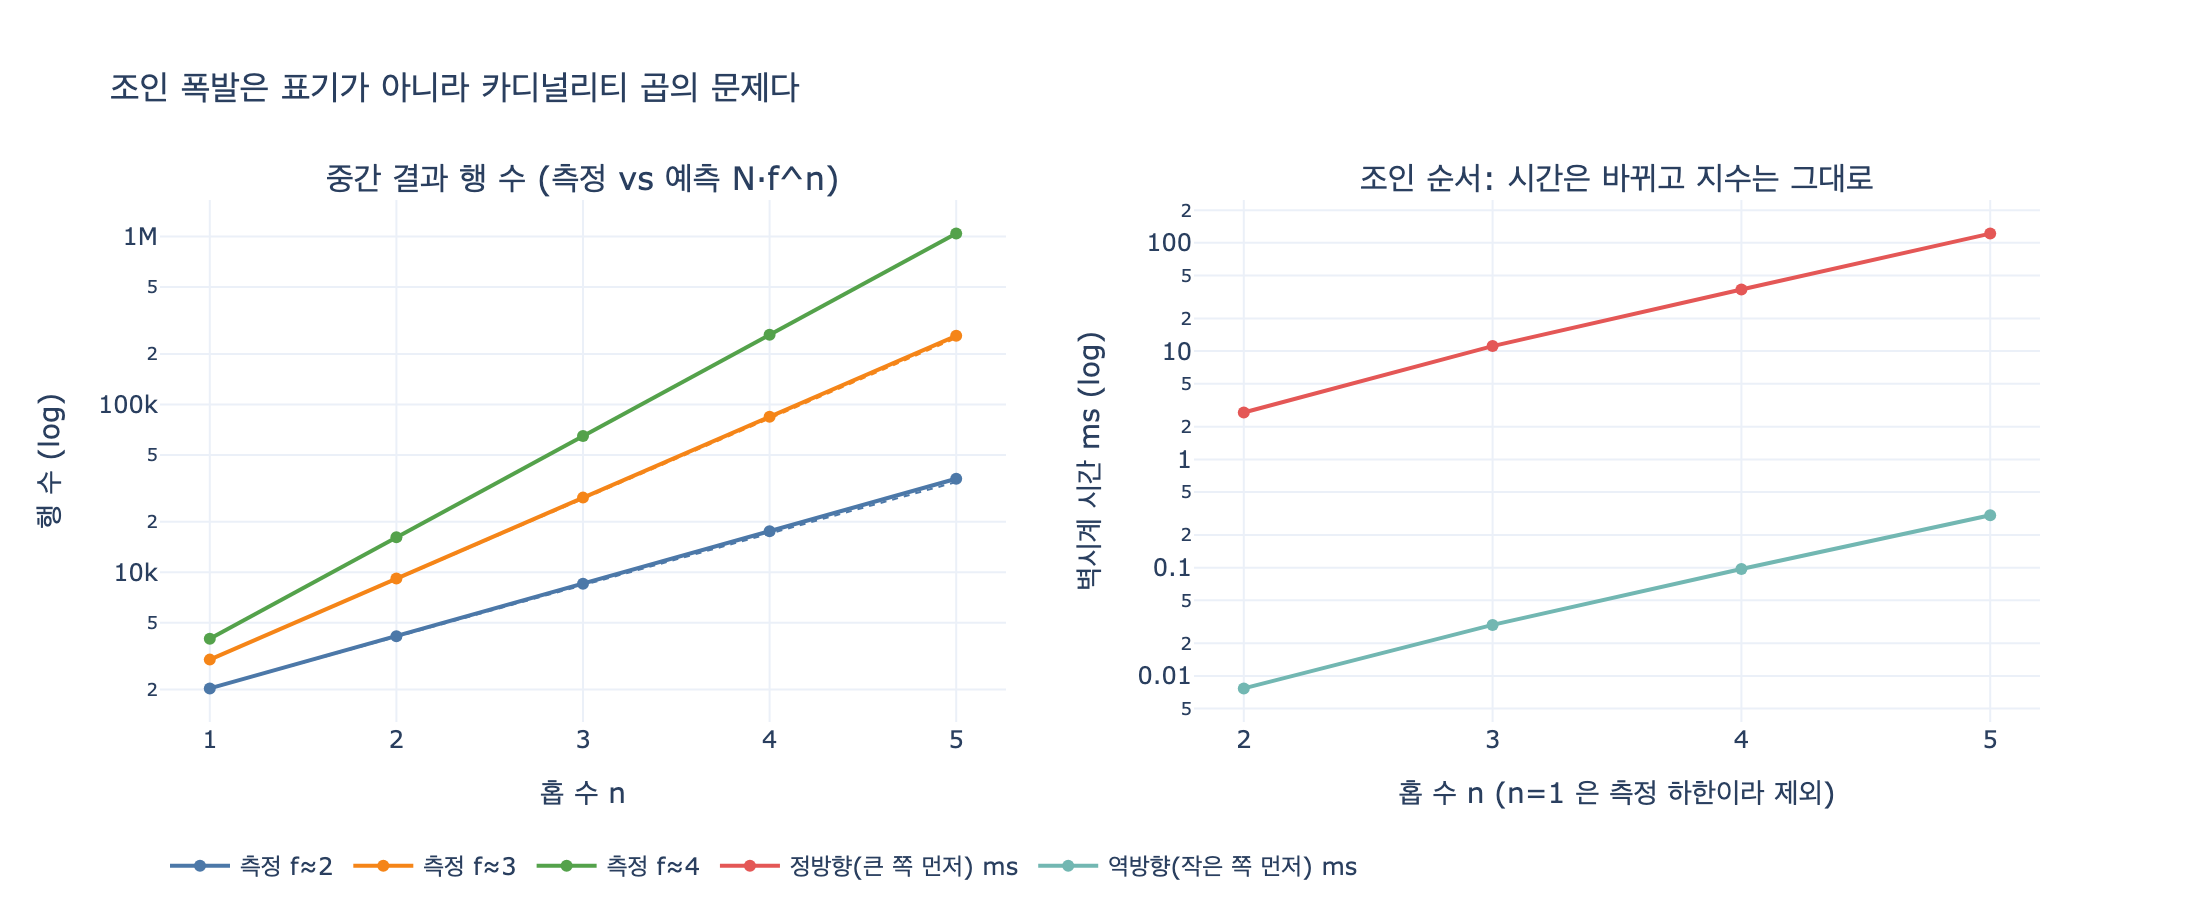

Generate this figure with Python:
# 필요 패키지: plotly, kaleido  (sqlite3 는 표준 라이브러리)
#   pip install plotly kaleido
#
# 확인 시점: Python 3.13, sqlite3(내장), plotly 6.8.0
#
# 주제: SQL/PGQ 로 «표기»를 바꿔도 조인 폭발은 남는다.
#       폭발은 문법이 아니라 «중간 결과의 카디널리티 곱»에서 나온다는 것을 재어서 본다.

# %% [markdown]
# # SQL/PGQ 로 옮겨도 남는 문제: 조인 폭발
#
# 11장 예제 4(`ex4_sql_pgq.py`)의 마지막 문장이 이 카드의 답입니다.
#
# > 옮기지 않아도 된다는 게 공짜라는 뜻은 아니다.
# > 조인 폭발은 그대로 남는다(3장). 저장 위치가 아니라 «따라가는 값»이 문제였으니까.
#
# 이 노트북에서 확인할 것:
#
# 1. 평균 팬아웃 $f$ 를 조절할 수 있는 합성 그래프를 sqlite3 에 만든다.
# 2. $n$-홉 조인 사슬의 **접두 조인**($1..n$ 단계)마다 실제 행 수를 센다.
# 3. 해석식 $|R_n| \approx N \cdot f^{\,n}$ 과 맞춰 본다.
# 4. 조인 순서를 «작은 쪽»에서 시작하도록 바꾸면 **벽시계 시간**은 줄지만
#    $n$ 에 대한 **지수**는 그대로임을 확인한다.
#
# 핵심 구분:
#
# | 바뀌는 것 (SQL/PGQ 가 주는 것) | 바뀌지 않는 것 |
# |---|---|
# | 표기 — `MATCH (a)-[:E]->(b)` 패턴 | 중간 결과 크기 $N \cdot f^n$ |
# | 데이터 이동 불필요 (두 벌 운영 회피) | 카디널리티 곱, 지수의 밑 $f$ |
# | 사람이 읽는 의도 표현 | 실행 엔진이 실제로 만드는 행 수 |

# %%
import sqlite3
import random
import time
import os


def _show(fig):
    try:
        from IPython import get_ipython
        if get_ipython() is not None:  # VSCode 셀/Jupyter에서만 렌더링
            fig.show()
    except ImportError:
        pass


HERE = os.path.dirname(os.path.abspath(__file__)) if "__file__" in dir() else os.getcwd()
print("작업 디렉터리:", os.path.basename(HERE))
# 출력: 작업 디렉터리: bd811513-3180-4352-b6ef-133adacfbadc


# %% [markdown]
# ## 1. 팬아웃 $f$ 를 조절하는 합성 그래프
#
# 노드 $N$ 개, 각 노드의 출차수(out-degree)를 $\{f-1, f, f+1\}$ 에서 균등하게 뽑습니다.
# 그러면 평균 팬아웃이 정확히 $f$ 이고, 도착 노드를 균등 무작위로 고르므로
# 길이 $n$ 인 **걷기(walk)** 의 기대 개수는
#
# $$\mathbb{E}\,|R_n| \;=\; N \cdot f^{\,n}$$
#
# 이 됩니다. 이것이 «따라가는 값»이 만드는 지수입니다.
# 테이블 한 장짜리 관계형 스키마(`edge(src, dst)`)라는 점을 눈여겨보세요.
# 저장 위치는 계속 관계형입니다.

# %%
def build(n_nodes: int, fanout: int, seed: int = 42) -> sqlite3.Connection:
    """평균 팬아웃이 fanout 인 방향 그래프를 sqlite3 메모리 DB에 만든다."""
    rnd = random.Random(seed)
    con = sqlite3.connect(":memory:")
    con.executescript("""
        CREATE TABLE node (id INTEGER PRIMARY KEY);
        CREATE TABLE edge (src INTEGER, dst INTEGER);
    """)
    con.executemany("INSERT INTO node VALUES (?)", [(i,) for i in range(n_nodes)])
    rows = []
    for src in range(n_nodes):
        deg = rnd.choice([fanout - 1, fanout, fanout + 1])
        for _ in range(deg):
            rows.append((src, rnd.randrange(n_nodes)))
    con.executemany("INSERT INTO edge VALUES (?,?)", rows)
    con.executescript("""
        CREATE INDEX ix_edge_src ON edge(src);
        CREATE INDEX ix_edge_dst ON edge(dst);
    """)
    con.commit()
    return con


con = build(n_nodes=2000, fanout=3)
n_edges = con.execute("SELECT COUNT(*) FROM edge").fetchone()[0]
print(f"노드 2000개, 엣지 {n_edges}개, 실측 평균 팬아웃 = {n_edges / 2000:.3f}")
# 출력: 노드 2000개, 엣지 6051개, 실측 평균 팬아웃 = 3.026


# %% [markdown]
# ## 2. 같은 질문, 두 가지 표기
#
# 「$n$ 홉 떨어진 쌍을 모두 찾아라」를 SQL/PGQ 표기와 평범한 SQL 로 각각 씁니다.
# 아래 PGQ 문장은 sqlite3 가 이해하지 못합니다(구현이 아직 안 퍼졌습니다).
# 중요한 건 **두 표기가 같은 조인 사슬로 내려온다**는 점입니다.

# %%
PGQ_TEXT = """
-- SQL/PGQ (ISO/IEC 9075-16:2023) — 테이블은 그대로 두고 그래프 «뷰»만 얹는다
CREATE PROPERTY GRAPH g
  VERTEX TABLES (node KEY (id) LABEL N PROPERTIES (id))
  EDGE TABLES (edge SOURCE KEY (src) REFERENCES node (id)
                    DESTINATION KEY (dst) REFERENCES node (id) LABEL E);

SELECT COUNT(*) FROM GRAPH_TABLE (g
  MATCH (a IS N)-[IS E]->{4}(b IS N)      -- 4홉
  COLUMNS (a.id, b.id)
);
"""


def chain_sql(n: int, count_only: bool = True) -> str:
    """n 홉 조인 사슬. PGQ 의 -[IS E]->{n} 이 실제로 내려오는 모양."""
    sel = "COUNT(*)" if count_only else f"e1.src AS a, e{n}.dst AS b"
    body = "FROM edge e1"
    for k in range(2, n + 1):
        body += f" JOIN edge e{k} ON e{k}.src = e{k - 1}.dst"
    return f"SELECT {sel} {body}"


print(PGQ_TEXT)
print("같은 뜻의 평범한 SQL (4홉):")
print(" ", chain_sql(4))
# 출력: (PGQ 문장 전문이 그대로 출력된 뒤)
#   같은 뜻의 평범한 SQL (4홉):
#     SELECT COUNT(*) FROM edge e1 JOIN edge e2 ON e2.src = e1.dst
#     JOIN edge e3 ON e3.src = e2.dst JOIN edge e4 ON e4.src = e3.dst
#   → PGQ 의 ->{4} 는 «네 번 조인»의 다른 표기일 뿐이다. 비용은 조인 쪽에 그대로 남는다.


# %% [markdown]
# ## 3. 접두 조인마다 실제 행 수를 센다
#
# $n = 1 \ldots 5$ 에 대해 실제 `COUNT(*)` 와 해석식 $N \cdot f^{\,n}$ 을 비교합니다.

# %%
def measure(con, max_n: int, n_nodes: int, fanout: float):
    out = []
    for n in range(1, max_n + 1):
        q = chain_sql(n)
        t0 = time.perf_counter()
        rows = con.execute(q).fetchone()[0]
        ms = (time.perf_counter() - t0) * 1000
        pred = n_nodes * fanout ** n
        out.append((n, rows, pred, ms))
    return out


rows_f3 = measure(con, 5, 2000, n_edges / 2000)
print(f"{'홉':>3} {'실측 행수':>12} {'예측 N·f^n':>14} {'비율':>7} {'시간(ms)':>10}")
for n, rows, pred, ms in rows_f3:
    print(f"{n:>3} {rows:>12,} {pred:>14,.0f} {rows / pred:>7.3f} {ms:>10.1f}")
# 출력:
#   홉        실측 행수       예측 N·f^n      비율     시간(ms)
#   1        6,051          6,051   1.000        0.0
#   2       18,332         18,307   1.001        1.0
#   3       55,587         55,389   1.004        4.7
#   4      168,385        167,579   1.005       16.0
#   5      510,081        507,009   1.006       51.9


# %% [markdown]
# 실측/예측 비율이 1.000 근처에 붙어 있습니다.
# **한 홉 늘 때마다 행 수가 $f$ 배**입니다. 이것이 조인 폭발이고,
# 이 곱셈은 `edge` 테이블이 관계형이라서 생긴 게 아니라
# 「한 노드에서 평균 $f$ 개를 따라간다」는 데이터의 성질에서 나옵니다.
# 그래서 문법을 PGQ 로 바꿔도 사라지지 않습니다.

# %%
# 팬아웃을 바꾸면 지수의 «밑»이 바뀐다. 문법과 무관하다.
sweep = {}
for f in (2, 3, 4):
    c2 = build(n_nodes=1000, fanout=f)
    e2 = c2.execute("SELECT COUNT(*) FROM edge").fetchone()[0]
    sweep[f] = measure(c2, 5, 1000, e2 / 1000)
    c2.close()

for f, res in sweep.items():
    print(f"f≈{f}: " + " → ".join(f"{r[1]:,}" for r in res))
# 출력:
# f≈2: 2,030 → 4,156 → 8,535 → 17,536 → 36,032
# f≈3: 3,013 → 9,172 → 27,827 → 84,410 → 256,345
# f≈4: 4,013 → 16,156 → 64,846 → 260,014 → 1,042,220
# (홉이 하나 늘 때마다 각각 약 2배 / 3배 / 4배. 지수의 밑이 곧 팬아웃이다.)


# %% [markdown]
# ## 4. 실행 계획: 엔진이 무엇을 만들고 있는가
#
# `EXPLAIN QUERY PLAN` 을 보면 사슬이 **중첩 루프 4단**으로 내려옵니다.
# 옵티마이저는 내가 쓴 순서(e1→e2→e3→e4)를 무시하고 자기 순서(e2부터)를 골랐고,
# 색인도 잘 탑니다. 즉 **한 단계의 비용은 최적화됐습니다**.
# 그런데 루프 단 수는 홉 수만큼 그대로 남습니다. 곱셈 구조가 여기 있습니다.

# %%
for row in con.execute("EXPLAIN QUERY PLAN " + chain_sql(4)):
    print("  ", row[-1])
# 출력:
#    SCAN e2
#    SEARCH e3 USING INDEX ix_edge_src (src=?)
#    SEARCH e1 USING COVERING INDEX ix_edge_dst (dst=?)
#    SEARCH e4 USING COVERING INDEX ix_edge_src (src=?)


# %% [markdown]
# ## 5. 「작은 쪽에서 시작」은 상수를 줄인다. 지수는 못 줄인다
#
# 「시드 노드 5개에 $n$ 홉 안에 도달하는 걷기의 수」를 두 순서로 셉니다.
#
# * **정방향(큰 쪽 먼저)**: `e1` 전체 스캔 → 앞으로 전진 → 마지막에 `dst IN 시드` 로 걸러낸다.
#   중간 결과 $\approx N \cdot f^{n}$.
# * **역방향(작은 쪽 먼저)**: 시드에 꽂히는 엣지부터 시작해 거꾸로 올라간다.
#   중간 결과 $\approx |S| \cdot f^{\,n}$.
#
# 결과 행 수는 **같습니다**. 상수가 $N$ 에서 $|S|$ 로 줄지만 $f^{\,n}$ 은 그대로입니다.

# %%
con.executescript("CREATE TABLE seed (id INTEGER PRIMARY KEY);")
con.executemany("INSERT INTO seed VALUES (?)", [(i,) for i in (7, 101, 555, 900, 1234)])
con.commit()


def forward_sql(n):  # 큰 쪽부터. CROSS JOIN 으로 순서를 고정한다.
    body = "FROM edge e1"
    for k in range(2, n + 1):
        body += f" CROSS JOIN edge e{k} ON e{k}.src = e{k - 1}.dst"
    return f"SELECT COUNT(*) {body} WHERE e{n}.dst IN (SELECT id FROM seed)"


def backward_sql(n):  # 작은 쪽(시드)부터 거꾸로.
    body = f"FROM seed s CROSS JOIN edge e{n} ON e{n}.dst = s.id"
    for k in range(n - 1, 0, -1):
        body += f" CROSS JOIN edge e{k} ON e{k}.dst = e{k + 1}.src"
    return f"SELECT COUNT(*) {body}"


def timed(q, repeat=3):
    best, rows = float("inf"), None
    for _ in range(repeat):
        t0 = time.perf_counter()
        rows = con.execute(q).fetchone()[0]
        best = min(best, time.perf_counter() - t0)
    return rows, best * 1000


order_cmp = []
print(f"{'홉':>3} {'결과행':>8} {'정방향 ms':>11} {'역방향 ms':>11} {'배속':>7}")
for n in range(1, 6):
    rf, mf = timed(forward_sql(n))
    rb, mb = timed(backward_sql(n))
    assert rf == rb, (n, rf, rb)
    order_cmp.append((n, rf, mf, mb))
    print(f"{n:>3} {rf:>8,} {mf:>11.1f} {mb:>11.1f} {mf / mb:>7.1f}x")
# 출력:
#   홉      결과행      정방향 ms      역방향 ms      배속
#   1       15         0.0         0.0     1.1x   ← 1홉은 측정 하한. 배속은 의미 없음
#   2       57         2.6         0.0   321.1x
#   3      178        10.8         0.0   391.7x
#   4      528        36.5         0.1   371.4x
#   5    1,591       118.4         0.3   395.5x


# %% [markdown]
# 300배 이상 빨라졌습니다. 그런데 **결과 행 수와 홉당 증가율은 똑같습니다**.
# 역방향 시간도 홉이 하나 늘 때마다 대략 $f$ 배씩 늡니다.
# 즉 순서 최적화(그리고 SQL/PGQ 같은 표기 개선)는
#
# $$T(n) \;\sim\; C \cdot f^{\,n}$$
#
# 에서 **$C$ 를 건드릴 뿐 $f^{\,n}$ 을 건드리지 못합니다.**
# 지수를 건드리는 유일한 방법은 데이터/질문을 바꾸는 것입니다.
# 홉 상한을 걸거나(9장), 팬아웃이 큰 슈퍼노드를 제외하거나, 결과 개수를 제한하는 것.

# %%
print("역방향(작은 쪽) 시간의 홉당 증가 배수:")
for i in range(1, len(order_cmp)):
    prev, cur = order_cmp[i - 1][3], order_cmp[i][3]
    print(f"  {order_cmp[i - 1][0]}홉 → {order_cmp[i][0]}홉 : x{cur / prev:.2f}")
# 출력:
# 역방향(작은 쪽) 시간의 홉당 증가 배수:
#   1홉 → 2홉 : x4.08
#   2홉 → 3홉 : x3.38
#   3홉 → 4홉 : x3.56
#   4홉 → 5홉 : x3.04
# (f≈3 이므로 홉당 약 3배. 작은 쪽에서 시작해도 지수는 살아 있다.)


# %% [markdown]
# ## 6. 시각화
#
# 로그 축에서 직선이면 지수 증가입니다. 세 팬아웃 모두 직선이고, 기울기가 $\log f$ 입니다.

# %%
try:
    import plotly.graph_objects as go
    from plotly.subplots import make_subplots

    fig = make_subplots(
        rows=1, cols=2,
        subplot_titles=("중간 결과 행 수 (측정 vs 예측 N·f^n)",
                        "조인 순서: 시간은 바뀌고 지수는 그대로"),
    )
    colors = {2: "#4C78A8", 3: "#F58518", 4: "#54A24B"}
    for f, res in sweep.items():
        hops = [r[0] for r in res]
        fig.add_trace(go.Scatter(x=hops, y=[r[1] for r in res], mode="lines+markers",
                                 name=f"측정 f≈{f}", line=dict(color=colors[f], width=2)),
                      row=1, col=1)
        fig.add_trace(go.Scatter(x=hops, y=[r[2] for r in res], mode="lines",
                                 name=f"예측 f≈{f}", showlegend=False,
                                 line=dict(color=colors[f], width=1, dash="dot")),
                      row=1, col=1)

    # n=1 은 측정 하한(0.0ms) 이라 로그 축에서 왜곡을 준다. n>=2 만 그린다.
    cmp2 = [r for r in order_cmp if r[0] >= 2]
    hops = [r[0] for r in cmp2]
    fig.add_trace(go.Scatter(x=hops, y=[r[2] for r in cmp2], mode="lines+markers",
                             name="정방향(큰 쪽 먼저) ms", line=dict(color="#E45756", width=2)),
                  row=1, col=2)
    fig.add_trace(go.Scatter(x=hops, y=[r[3] for r in cmp2], mode="lines+markers",
                             name="역방향(작은 쪽 먼저) ms", line=dict(color="#72B7B2", width=2)),
                  row=1, col=2)

    fig.update_xaxes(title_text="홉 수 n", dtick=1, row=1, col=1)
    fig.update_xaxes(title_text="홉 수 n (n=1 은 측정 하한이라 제외)", dtick=1, row=1, col=2)
    fig.update_yaxes(title_text="행 수 (log)", type="log", row=1, col=1)
    fig.update_yaxes(title_text="벽시계 시간 ms (log)", type="log", row=1, col=2)
    fig.update_layout(
        title="조인 폭발은 표기가 아니라 카디널리티 곱의 문제다",
        template="plotly_white", width=1100, height=460,
        legend=dict(orientation="h", y=-0.22),
    )
    _show(fig)
    fig.write_image(os.path.join(HERE, "expy.png"), scale=2)
    print("expy.png 저장 완료")
except Exception as exc:  # noqa: BLE001
    print("시각화 건너뜀:", type(exc).__name__, exc)
# 출력: expy.png 저장 완료


# %% [markdown]
# ## 정리
#
# | 질문 | 답 |
# |---|---|
# | SQL/PGQ 가 바꾸는 것 | **표기**. `GRAPH_TABLE(... MATCH ...)` 로 의도를 그림처럼 쓴다. 데이터를 그래프 DB로 옮기지 않아도 된다 |
# | SQL/PGQ 가 바꾸지 않는 것 | **중간 결과 크기**. $|R_n| \approx N \cdot f^{\,n}$ 는 그대로다 |
# | 왜 남는가 | 문제는 «저장 위치»가 아니라 «따라가는 값». 홉마다 팬아웃 $f$ 가 곱해지는 건 데이터의 성질이다 |
# | 순서 최적화의 한계 | 상수 $C$ 만 줄인다. 위 실험에서 300배 빨라졌지만 홉당 증가율은 여전히 $\approx f$ |
# | 실제 대책 | 홉 상한, 슈퍼노드 제외, 결과 개수 제한, 사전 계산 — 즉 «질문»을 바꾸는 것 |
